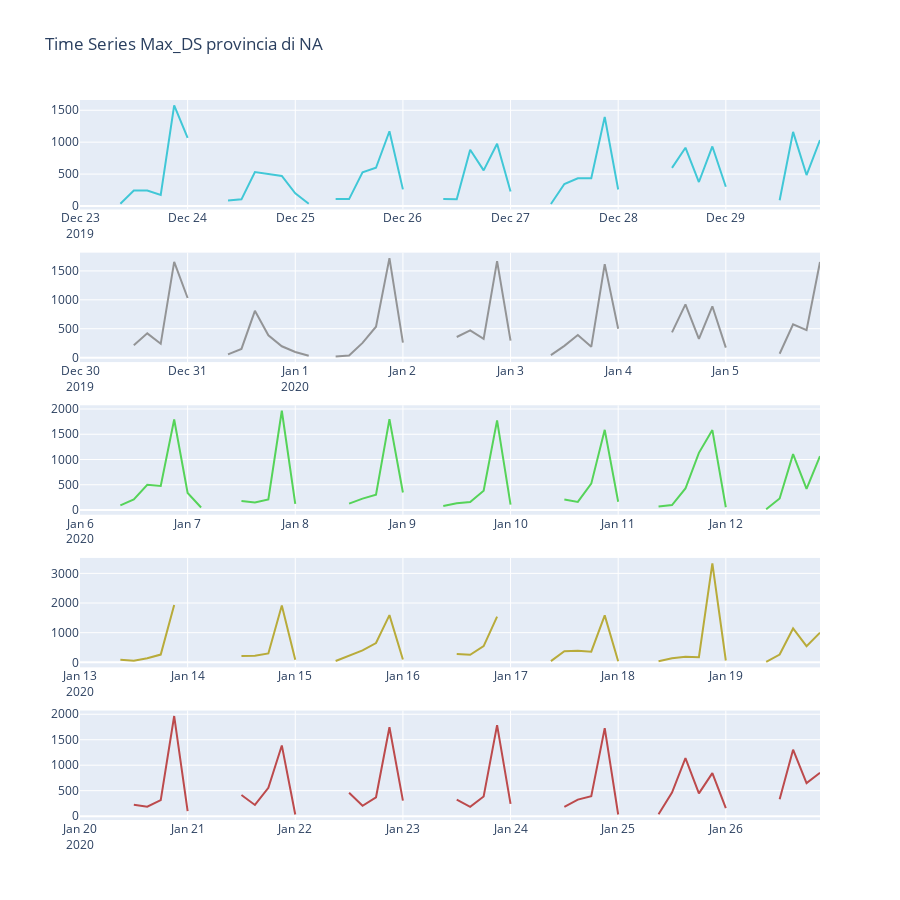

The notebook cell this image was saved under:
### Code cell
#

#time series by 3 hours
trace1 = go.Scatter(x = df_na_3H_week1.index, y = df_na_3H_week1, name = "SUM(MAX_DS)", line = dict(color = '#17BECF'), opacity = 0.8)
trace2 = go.Scatter(x = df_na_3H_week2.index ,y = df_na_3H_week2, name = "SUM(MAX_DS)", line = dict(color = '#7F7F7F'), opacity = 0.8)
trace3 = go.Scatter(x = df_na_3H_week3.index ,y = df_na_3H_week3, name = "SUM(MAX_DS)", line = dict(color ='#32CD32'), opacity = 0.8)
trace4 = go.Scatter(x = df_na_3H_week4.index ,y = df_na_3H_week4, name = "SUM(MAX_DS)", line = dict(color ='#AD9B0C'), opacity = 0.8)
trace5 = go.Scatter(x = df_na_3H_week5.index ,y = df_na_3H_week5, name = "SUM(MAX_DS)", line = dict(color ='#B22222'), opacity = 0.8)

fig = tools.make_subplots(rows=5, cols=1, specs=[[{}], [{}], [{}], [{}], [{}]])

fig.append_trace(trace1, 1,1)
fig.append_trace(trace2, 2,1)
fig.append_trace(trace3, 3,1)
fig.append_trace(trace4, 4,1)
fig.append_trace(trace5, 5,1)

fig['layout'].update( height=900,title='Time Series Max_DS provincia di NA', showlegend=False)

fig.show()
